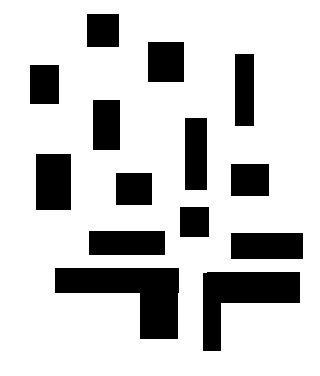
#> input picture Map_generator/_world.png, 320 x 376 px
$ python map_generator.py -img _world.png
#> lines starting #> are read from the running program, lines starting #| are printed output that depends on the picture; after the words box and inside, x2 and y2 are one past the last pixel; in counts of white or black regions, pixels touching at a corner belong together
### Robot_world_lib.py
"""
autonomousRobot
This project is to simulate an autonomousRobot that try to find a way to reach a goal (target)
author: Binh Tran Thanh / email:thanhbinh@hcmut.edu.vn
"""

from __future__ import print_function
import cv2 as cv
import csv

class World:
    def __init__(self) -> None:
        pass

    def thresh_callback(self, threshold, src_gray, world_name):
        # Detect edges using Canny
        canny_output = cv.Canny(src_gray, threshold, threshold * 2)
        # Find contours
        contours, hierarchy = cv.findContours(canny_output, cv.RETR_TREE, cv.CHAIN_APPROX_SIMPLE)
        file_name = world_name + ".csv"
        data_header = ["x", "y"]
        f = open(file_name, 'w', newline='')
        writer = csv.writer(f, delimiter=",")
        # only keep parents in list, remove its child(ren)
        for i in range (len(contours)):

            if hierarchy[0][i][3] == -1:   # this contour is parent
                part = contours[i]
                writer.writerow(data_header)
                for pt in part:
                    writer.writerow([pt[0][0], pt[0][1]])
        f.close()


    # Load source image
    def read_map_from_world(self, world_name):
#> called with world_name = '_world.png'
        src = cv.imread(world_name)
#> src is the input picture: shape (376, 320, 3); 78.8% white; 14 black regions, largest, box (x1, y1, x2, y2) and area: (55, 268, 179, 339) 4848, (203, 272, 300, 351) 3867, (36, 154, 71, 210) 1960
        if src is None:
            print('Could not open or find the image:', world_name)
            exit(0)

        src = cv.flip(src, 0)
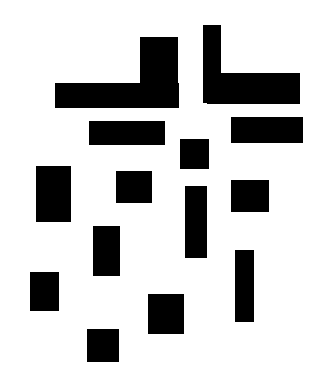
#> src: shape (376, 320, 3); 78.8% white; 14 black regions, largest, box (x1, y1, x2, y2) and area: (55, 37, 179, 108) 4848, (203, 25, 300, 104) 3867, (36, 166, 71, 222) 1960

        # Convert image to gray and blur it
        src_gray = cv.cvtColor(src, cv.COLOR_BGR2GRAY)
        src_gray = cv.blur(src_gray, (3, 3))
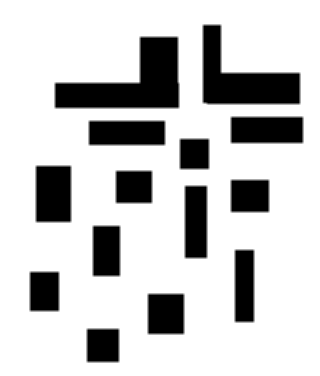
#> src_gray: shape (376, 320); min 0, max 255, mean 200.9

        thresh = 100  # initial threshold
        self.thresh_callback(thresh, src_gray, world_name)
#> in thresh_callback, `canny_output = cv.Canny(src_gray, threshold, threshold * 2)`:
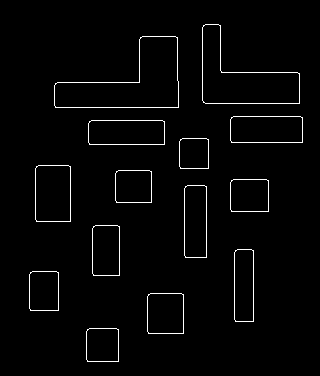
#> canny_output: shape (376, 320); 2.2% white in thin lines or dots, all inside (x1, y1, x2, y2) = (29, 24, 303, 362)
#> in thresh_callback, `contours, hierarchy = cv.findContours(canny_output, cv.RETR_TREE, cv.C..`: contours = 28 contours; largest, box (x1, y1, x2, y2) and area: (54, 36, 179, 108) 4839, (54, 36, 179, 108) 4836, (202, 24, 300, 104) 3862, (202, 24, 300, 104) 3859, (35, 165, 71, 222) 1953
#> the loop in thresh_callback, `for i in range (len(contours)): ` made 28 passes


    def display(self, plt, mpimg, world_name):
        img = mpimg.imread(world_name)
        plt.imshow(img)

### Obstacles.py
'''
autonomousRobot
This project is to simulate an autonomousRobot that try to find a way to reach a goal (target)
author: Binh Tran Thanh / email:thanhbinh@hcmut.edu.vn
'''

import csv
from Robot_world_lib import World
from Robot_math_lib import *

FAR_POINT = (10000, 10000)
class Obstacles:
    def __init__(self):
        self.obstacles = []     # list of obstacles (in poins format)
        self.config_space = []  # configuration space
        self.obstacles_line_segments = [] # a list of line segnment of abstacles
        self.enable_config_space = False    # set True for using configuration space
        self.x_lim = [0, 100]
        self.y_lim = [0, 100]
    '''
    write vertices of obstacles into csv file in form of (x,y)
    x,y is casted to integer for easy debug/observe
    '''
    # [11 lines left out: function write_csv, not called in this run]

    ''' read map from world or csv data (default) '''
    # [7 lines left out: function read, not called in this run]

    '''
        read map_csv (in form the list of vertix of obstacles)
    '''

    def read_csv(self, mapname):
#> called with mapname = '_world.png.csv'
        self.obstacles = []  # list of obstacles

        obstacle = []   # list of vertices
        first_x_y = True
        with open(mapname, newline='') as f:
            reader = csv.reader(f, delimiter=',', quoting=csv.QUOTE_NONE)
            for row in reader:
                if row[0].find('x') != -1:  # header line
                    if len(obstacle) > 1:
                        obstacle.append(obstacle[0])    # append the first point to make a polygon
                        self.obstacles.append(obstacle)      # append obstacle to obstacles
                    obstacle = []                       # clear and prepare for next obstacle
                    continue
                else:
                    x = float(row[0])
                    y = float(row[1])
                    if first_x_y:
                        self.x_lim = [x, x]
                        self.y_lim = [y, y]
                        first_x_y = False

                    if x < self.x_lim[0]: self.x_lim[0] = x
                    if x > self.x_lim[1]: self.x_lim[1] = x
                    if y < self.y_lim[0]: self.y_lim[0] = y
                    if y > self.y_lim[1]: self.y_lim[1] = y

                    obstacle.append( tuple( (float(row[0]), float(row[1])) ) ) # get point data
            if len(obstacle) > 1:   # append the last one
                obstacle.append(obstacle[0])
                self.obstacles.append(obstacle)
        self.config_space = self.obstacles
        return self.obstacles

    ''' serialize obstacle in to list of linesegments'''
    # [9 lines left out: function line_segments, not called in this run]

    ''' check collision: return true if the given point is inside obstracles '''
    # [11 lines left out: function check_point_collision, not called in this run]

    ''' translate line segment by a vector '''
    def translate_line_segment(self, line_segment, vector):
        return [tuple(line_segment[0] +  vector), tuple(line_segment[1] +  vector)]

    ''' translate line segments by vectors '''
    # [8 lines left out: function translate_line_sengments, not called in this run]

    ''' this function is to find a configure space which is robot free-collision ares
        NOTE: polygon getting from opencv.findcontour is clockwise
    '''
    # [50 lines left out: function find_configuration_space, not called in this run]

### Robot_map_lib.py
win_size = 100

class Map:

    # [7 lines left out: function generate, not called in this run]

    def display(self, plt, title, obstacles, alpha: float = 0.4, hatch: str = '//////'):

        # displaying the title
#> called with title = '_world.png.csv', alpha = 0.4, hatch = '//////'
        plt.title(title)
        for obstacle in obstacles:
            x = [point[0] for point in obstacle]
            y = [point[1] for point in obstacle]
            x.append(obstacle[0][0])
            y.append(obstacle[0][1])
            plt.fill(x, y, color='k', alpha=alpha, hatch=hatch)

### Map_generator/map_generator.py
'''
AutonomousRobot
This project simulates our path-planning for an autonomous robot that tries to find a way to reach a goal (target)
in certainly environment
author: Binh Tran Thanh / email:thanhbinh@hcmut.edu.vn or thanhbinh.hcmut@gmail.com
'''

import sys
import os
import argparse
sys.path.append(os.path.dirname(os.path.abspath(__file__)) + "/../")

import matplotlib.pyplot as plt
try:
    from Robot_map_lib import *
    from Obstacles import *
except ImportError:
    raise

if __name__ == '__main__':

    parser = argparse.ArgumentParser( description="map (obstacle) generation")
    parser.add_argument("-n", metavar="number of obstacle(s)", default=1, type= int , help="number of obstacle(s)")
    parser.add_argument("-m", metavar="map_name", default="_map_temp.csv", help="map name")
    parser.add_argument("-img", metavar="from_imange", default=None, help="generate map from imange")
    parser.add_argument("-wsize", metavar="window size", default=100, help="set window size")
    args = parser.parse_args()

    obstacle_parts = args.n
    MAX_VERTICES = 10000 #Maximun number of vertices of a obstacle
    map_name = args.m
    from_image = args.img
    win_size = args.wsize

    # variable declaration

    map = Map()
    obstacles = Obstacles()
    fig, ax = plt.subplots(figsize=(7,7))
    fig.canvas.set_window_title("Map generator")
    plt.grid(True)
    plt.axis("equal")

    if from_image is not None:
        print ("Generate map from image {0}".format(from_image))
        World().read_map_from_world(from_image)
        map_name = from_image + ".csv"
        obstacles.read_csv(map_name)
        # draw map obstacles
        map.display(plt, map_name, obstacles.obstacles)

    else:
        plt.axis([0, win_size, 0, win_size])
        print ("Generate map by user input")
        first = True

        for i in range (obstacle_parts):
            # click on plot to generate vertices of obstacle, middle click to turn next obstacle
            # each obstacle content maximun of MAX_VERTICES
            mappoints = map.generate(plt, i, obstacle_parts, MAX_VERTICES)

            x = [int(i[0]) for i in mappoints]
            y = [int(i[1]) for i in mappoints]

            # save map to file
            print ("saving obstacle ({0}/{1}) to file map: {2}".format(i+1, obstacle_parts, map_name))
            obstacles.write_csv(map_name, mappoints, ["x","y"], first)
            if first:
                first = False

            plt.cla()
            plt.grid(True)

            obstacles.read_csv(map_name)

            # draw map obstacles
            map.display(plt, map_name, obstacles.obstacles)
    plt.show()
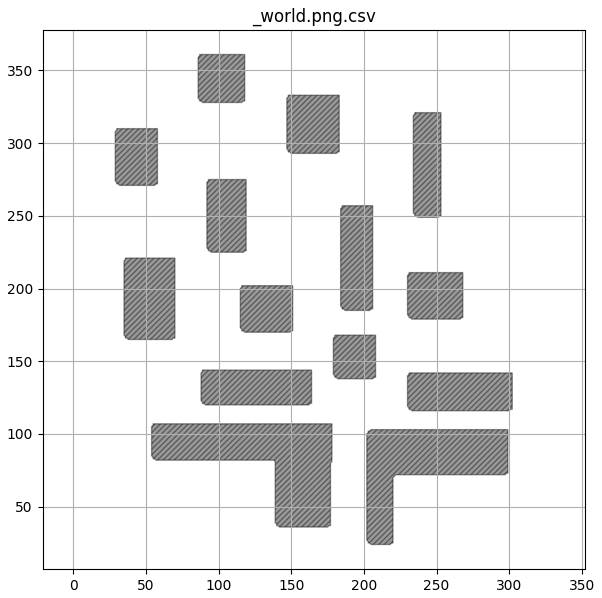
#> figure drawn by matplotlib, 1 panel
